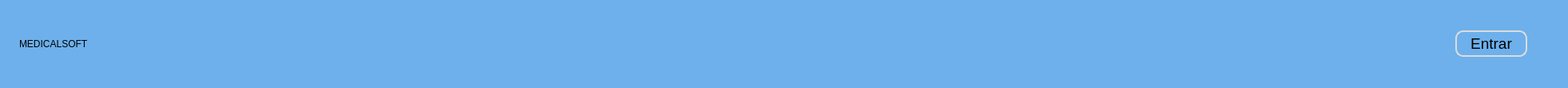
       <widget class="QFrame" name="frameSuperior">
        <property name="enabled">
         <bool>true</bool>
        </property>
        <property name="minimumSize">
         <size>
          <width>0</width>
          <height>110</height>
         </size>
        </property>
        <property name="autoFillBackground">
         <bool>false</bool>
        </property>
        <property name="styleSheet">
         <string notr="true">QFrame {
    background-color: rgb(109, 176, 236);  /* Cor de fundo da barra lateral */
    border-top-left-radius: 10px;  /* Borda superior esquerda */
    border-top-right-radius: 10px; /* Borda superior direita */
}
</string>
        </property>
        <property name="frameShape">
         <enum>QFrame::Shape::NoFrame</enum>
        </property>
        <property name="frameShadow">
         <enum>QFrame::Shadow::Raised</enum>
        </property>
        <layout class="QHBoxLayout" name="horizontalLayout_6">
         <item>
          <widget class="QLabel" name="logo">
           <property name="text">
            <string/>
           </property>
          </widget>
         </item>
         <item>
          <widget class="QLabel" name="nome_software">
           <property name="styleSheet">
            <string notr="true">color: rgb(0, 0, 0);</string>
           </property>
           <property name="text">
            <string>&lt;html&gt;
&lt;head&gt;
    &lt;style&gt;
        @import url('https://fonts.googleapis.com/css2?family=Poppins:wght@700&amp;display=swap');

        .brand-name {
            font-family: 'Poppins', sans-serif;
            font-size: 24pt;
            font-weight: bold;
            color: #000000; /* Azul mais escuro */
            letter-spacing: 2px;
            text-transform: uppercase;
        }
    &lt;/style&gt;
&lt;/head&gt;
&lt;body&gt;
    &lt;p class=&quot;brand-name&quot;&gt;MEDICALSOFT&lt;/p&gt;
&lt;/body&gt;
&lt;/html&gt;</string>
           </property>
          </widget>
         </item>
         <item>
          <spacer name="horizontalSpacer_33">
           <property name="orientation">
            <enum>Qt::Orientation::Horizontal</enum>
           </property>
           <property name="sizeHint" stdset="0">
            <size>
             <width>40</width>
             <height>20</height>
            </size>
           </property>
          </spacer>
         </item>
         <item>
          <spacer name="horizontalSpacer_58">
           <property name="orientation">
            <enum>Qt::Orientation::Horizontal</enum>
           </property>
           <property name="sizeHint" stdset="0">
            <size>
             <width>40</width>
             <height>20</height>
            </size>
           </property>
          </spacer>
         </item>
         <item>
          <spacer name="horizontalSpacer_60">
           <property name="orientation">
            <enum>Qt::Orientation::Horizontal</enum>
           </property>
           <property name="sizeHint" stdset="0">
            <size>
             <width>40</width>
             <height>20</height>
            </size>
           </property>
          </spacer>
         </item>
         <item>
          <spacer name="horizontalSpacer_61">
           <property name="orientation">
            <enum>Qt::Orientation::Horizontal</enum>
           </property>
           <property name="sizeHint" stdset="0">
            <size>
             <width>40</width>
             <height>20</height>
            </size>
           </property>
          </spacer>
         </item>
         <item>
          <spacer name="horizontalSpacer_62">
           <property name="orientation">
            <enum>Qt::Orientation::Horizontal</enum>
           </property>
           <property name="sizeHint" stdset="0">
            <size>
             <width>40</width>
             <height>20</height>
            </size>
           </property>
          </spacer>
         </item>
         <item>
          <spacer name="horizontalSpacer_63">
           <property name="orientation">
            <enum>Qt::Orientation::Horizontal</enum>
           </property>
           <property name="sizeHint" stdset="0">
            <size>
             <width>40</width>
             <height>20</height>
            </size>
           </property>
          </spacer>
         </item>
         <item>
          <spacer name="horizontalSpacer_64">
           <property name="orientation">
            <enum>Qt::Orientation::Horizontal</enum>
           </property>
           <property name="sizeHint" stdset="0">
            <size>
             <width>40</width>
             <height>20</height>
            </size>
           </property>
          </spacer>
         </item>
         <item>
          <spacer name="horizontalSpacer_68">
           <property name="orientation">
            <enum>Qt::Orientation::Horizontal</enum>
           </property>
           <property name="sizeHint" stdset="0">
            <size>
             <width>40</width>
             <height>20</height>
            </size>
           </property>
          </spacer>
         </item>
         <item>
          <spacer name="horizontalSpacer_67">
           <property name="orientation">
            <enum>Qt::Orientation::Horizontal</enum>
           </property>
           <property name="sizeHint" stdset="0">
            <size>
             <width>40</width>
             <height>20</height>
            </size>
           </property>
          </spacer>
         </item>
         <item>
          <spacer name="horizontalSpacer_69">
           <property name="orientation">
            <enum>Qt::Orientation::Horizontal</enum>
           </property>
           <property name="sizeHint" stdset="0">
            <size>
             <width>40</width>
             <height>20</height>
            </size>
           </property>
          </spacer>
         </item>
         <item>
          <spacer name="horizontalSpacer_59">
           <property name="orientation">
            <enum>Qt::Orientation::Horizontal</enum>
           </property>
           <property name="sizeHint" stdset="0">
            <size>
             <width>40</width>
             <height>20</height>
            </size>
           </property>
          </spacer>
         </item>
         <item>
          <spacer name="horizontalSpacer_70">
           <property name="orientation">
            <enum>Qt::Orientation::Horizontal</enum>
           </property>
           <property name="sizeHint" stdset="0">
            <size>
             <width>40</width>
             <height>20</height>
            </size>
           </property>
          </spacer>
         </item>
         <item>
          <spacer name="horizontalSpacer_65">
           <property name="orientation">
            <enum>Qt::Orientation::Horizontal</enum>
           </property>
           <property name="sizeHint" stdset="0">
            <size>
             <width>40</width>
             <height>20</height>
            </size>
           </property>
          </spacer>
         </item>
         <item>
          <spacer name="horizontalSpacer_71">
           <property name="orientation">
            <enum>Qt::Orientation::Horizontal</enum>
           </property>
           <property name="sizeHint" stdset="0">
            <size>
             <width>40</width>
             <height>20</height>
            </size>
           </property>
          </spacer>
         </item>
         <item>
          <spacer name="horizontalSpacer_66">
           <property name="orientation">
            <enum>Qt::Orientation::Horizontal</enum>
           </property>
           <property name="sizeHint" stdset="0">
            <size>
             <width>40</width>
             <height>20</height>
            </size>
           </property>
          </spacer>
         </item>
         <item>
          <spacer name="horizontalSpacer_72">
           <property name="orientation">
            <enum>Qt::Orientation::Horizontal</enum>
           </property>
           <property name="sizeHint" stdset="0">
            <size>
             <width>40</width>
             <height>20</height>
            </size>
           </property>
          </spacer>
         </item>
         <item>
          <spacer name="horizontalSpacer_32">
           <property name="orientation">
            <enum>Qt::Orientation::Horizontal</enum>
           </property>
           <property name="sizeHint" stdset="0">
            <size>
             <width>40</width>
             <height>20</height>
            </size>
           </property>
          </spacer>
         </item>
         <item>
          <spacer name="horizontalSpacer_73">
           <property name="orientation">
            <enum>Qt::Orientation::Horizontal</enum>
           </property>
           <property name="sizeHint" stdset="0">
            <size>
             <width>40</width>
             <height>20</height>
            </size>
           </property>
          </spacer>
         </item>
         <item>
          <spacer name="horizontalSpacer_34">
           <property name="orientation">
            <enum>Qt::Orientation::Horizontal</enum>
           </property>
           <property name="sizeHint" stdset="0">
            <size>
             <width>40</width>
             <height>20</height>
            </size>
           </property>
          </spacer>
         </item>
         <item>
          <spacer name="horizontalSpacer_74">
           <property name="orientation">
            <enum>Qt::Orientation::Horizontal</enum>
           </property>
           <property name="sizeHint" stdset="0">
            <size>
             <width>40</width>
             <height>20</height>
            </size>
           </property>
          </spacer>
         </item>
         <item>
          <spacer name="horizontalSpacer_31">
           <property name="orientation">
            <enum>Qt::Orientation::Horizontal</enum>
           </property>
           <property name="sizeHint" stdset="0">
            <size>
             <width>40</width>
             <height>20</height>
            </size>
           </property>
          </spacer>
         </item>
         <item>
          <spacer name="horizontalSpacer_30">
           <property name="orientation">
            <enum>Qt::Orientation::Horizontal</enum>
           </property>
           <property name="sizeHint" stdset="0">
            <size>
             <width>40</width>
             <height>20</height>
            </size>
           </property>
          </spacer>
         </item>
         <item>
          <spacer name="horizontalSpacer_76">
           <property name="orientation">
            <enum>Qt::Orientation::Horizontal</enum>
           </property>
           <property name="sizeHint" stdset="0">
            <size>
             <width>40</width>
             <height>20</height>
            </size>
           </property>
          </spacer>
         </item>
         <item>
          <spacer name="horizontalSpacer_75">
           <property name="orientation">
            <enum>Qt::Orientation::Horizontal</enum>
           </property>
           <property name="sizeHint" stdset="0">
            <size>
             <width>40</width>
             <height>20</height>
            </size>
           </property>
          </spacer>
         </item>
         <item>
          <spacer name="horizontalSpacer_29">
           <property name="orientation">
            <enum>Qt::Orientation::Horizontal</enum>
           </property>
           <property name="sizeHint" stdset="0">
            <size>
             <width>40</width>
             <height>20</height>
            </size>
           </property>
          </spacer>
         </item>
         <item>
          <spacer name="horizontalSpacer_78">
           <property name="orientation">
            <enum>Qt::Orientation::Horizontal</enum>
           </property>
           <property name="sizeHint" stdset="0">
            <size>
             <width>40</width>
             <height>20</height>
            </size>
           </property>
          </spacer>
         </item>
         <item>
          <spacer name="horizontalSpacer_77">
           <property name="orientation">
            <enum>Qt::Orientation::Horizontal</enum>
           </property>
           <property name="sizeHint" stdset="0">
            <size>
             <width>40</width>
             <height>20</height>
            </size>
           </property>
          </spacer>
         </item>
         <item>
          <spacer name="horizontalSpacer_10">
           <property name="orientation">
            <enum>Qt::Orientation::Horizontal</enum>
           </property>
           <property name="sizeHint" stdset="0">
            <size>
             <width>40</width>
             <height>20</height>
            </size>
           </property>
          </spacer>
         </item>
         <item>
          <spacer name="horizontalSpacer_9">
           <property name="orientation">
            <enum>Qt::Orientation::Horizontal</enum>
           </property>
           <property name="sizeHint" stdset="0">
            <size>
             <width>40</width>
             <height>20</height>
            </size>
           </property>
          </spacer>
         </item>
         <item>
          <spacer name="horizontalSpacer_8">
           <property name="orientation">
            <enum>Qt::Orientation::Horizontal</enum>
           </property>
           <property name="sizeHint" stdset="0">
            <size>
             <width>40</width>
             <height>20</height>
            </size>
           </property>
          </spacer>
         </item>
         <item>
          <spacer name="horizontalSpacer_6">
           <property name="orientation">
            <enum>Qt::Orientation::Horizontal</enum>
           </property>
           <property name="sizeHint" stdset="0">
            <size>
             <width>40</width>
             <height>20</height>
            </size>
           </property>
          </spacer>
         </item>
         <item>
          <spacer name="horizontalSpacer_16">
           <property name="orientation">
            <enum>Qt::Orientation::Horizontal</enum>
           </property>
           <property name="sizeHint" stdset="0">
            <size>
             <width>40</width>
             <height>20</height>
            </size>
           </property>
          </spacer>
         </item>
         <item>
          <spacer name="horizontalSpacer_20">
           <property name="orientation">
            <enum>Qt::Orientation::Horizontal</enum>
           </property>
           <property name="sizeHint" stdset="0">
            <size>
             <width>40</width>
             <height>20</height>
            </size>
           </property>
          </spacer>
         </item>
         <item>
          <spacer name="horizontalSpacer_21">
           <property name="orientation">
            <enum>Qt::Orientation::Horizontal</enum>
           </property>
           <property name="sizeHint" stdset="0">
            <size>
             <width>40</width>
             <height>20</height>
            </size>
           </property>
          </spacer>
         </item>
         <item>
          <spacer name="horizontalSpacer_22">
           <property name="orientation">
            <enum>Qt::Orientation::Horizontal</enum>
           </property>
           <property name="sizeHint" stdset="0">
            <size>
             <width>40</width>
             <height>20</height>
            </size>
           </property>
          </spacer>
         </item>
         <item>
          <spacer name="horizontalSpacer_23">
           <property name="orientation">
            <enum>Qt::Orientation::Horizontal</enum>
           </property>
           <property name="sizeHint" stdset="0">
            <size>
             <width>40</width>
             <height>20</height>
            </size>
           </property>
          </spacer>
         </item>
         <item>
          <spacer name="horizontalSpacer_28">
           <property name="orientation">
            <enum>Qt::Orientation::Horizontal</enum>
           </property>
           <property name="sizeHint" stdset="0">
            <size>
             <width>40</width>
             <height>20</height>
            </size>
           </property>
          </spacer>
         </item>
         <item>
          <spacer name="horizontalSpacer_25">
           <property name="orientation">
            <enum>Qt::Orientation::Horizontal</enum>
           </property>
           <property name="sizeHint" stdset="0">
            <size>
             <width>40</width>
             <height>20</height>
            </size>
           </property>
          </spacer>
         </item>
         <item>
          <spacer name="horizontalSpacer_26">
           <property name="orientation">
            <enum>Qt::Orientation::Horizontal</enum>
           </property>
           <property name="sizeHint" stdset="0">
            <size>
             <width>40</width>
             <height>20</height>
            </size>
           </property>
          </spacer>
         </item>
         <item>
          <spacer name="horizontalSpacer_14">
           <property name="orientation">
            <enum>Qt::Orientation::Horizontal</enum>
           </property>
           <property name="sizeHint" stdset="0">
            <size>
             <width>40</width>
             <height>20</height>
            </size>
           </property>
          </spacer>
         </item>
         <item>
          <spacer name="horizontalSpacer_24">
           <property name="orientation">
            <enum>Qt::Orientation::Horizontal</enum>
           </property>
           <property name="sizeHint" stdset="0">
            <size>
             <width>40</width>
             <height>20</height>
            </size>
           </property>
          </spacer>
         </item>
         <item>
          <widget class="QLabel" name="txtUsuario">
           <property name="font">
            <font>
             <pointsize>14</pointsize>
            </font>
           </property>
           <property name="text">
            <string>&lt;html&gt;&lt;head/&gt;&lt;body&gt;&lt;p&gt;&lt;br/&gt;&lt;/p&gt;&lt;/body&gt;&lt;/html&gt;</string>
           </property>
          </widget>
         </item>
         <item>
          <widget class="QLabel" name="txtCargo">
           <property name="text">
            <string>&lt;html&gt;&lt;head/&gt;&lt;body&gt;&lt;p&gt;&lt;br/&gt;&lt;/p&gt;&lt;/body&gt;&lt;/html&gt;</string>
           </property>
          </widget>
         </item>
         <item>
          <widget class="QLabel" name="iconPerfil">
           <property name="text">
            <string>&lt;html&gt;&lt;head/&gt;&lt;body&gt;&lt;p&gt;&lt;br/&gt;&lt;/p&gt;&lt;/body&gt;&lt;/html&gt;</string>
           </property>
           <property name="scaledContents">
            <bool>false</bool>
           </property>
          </widget>
         </item>
         <item>
          <widget class="QLabel" name="txtClinica">
           <property name="font">
            <font>
             <pointsize>14</pointsize>
            </font>
           </property>
           <property name="styleSheet">
            <string notr="true"/>
           </property>
           <property name="text">
            <string>&lt;html&gt;&lt;head/&gt;&lt;body&gt;&lt;p&gt;&lt;br/&gt;&lt;/p&gt;&lt;/body&gt;&lt;/html&gt;</string>
           </property>
          </widget>
         </item>
         <item>
          <spacer name="horizontalSpacer_5">
           <property name="orientation">
            <enum>Qt::Orientation::Horizontal</enum>
           </property>
           <property name="sizeHint" stdset="0">
            <size>
             <width>40</width>
             <height>20</height>
            </size>
           </property>
          </spacer>
         </item>
         <item>
          <widget class="QPushButton" name="btnEntrar">
           <property name="sizePolicy">
            <sizepolicy hsizetype="Expanding" vsizetype="Fixed">
             <horstretch>0</horstretch>
             <verstretch>0</verstretch>
            </sizepolicy>
           </property>
           <property name="minimumSize">
            <size>
             <width>90</width>
             <height>33</height>
            </size>
           </property>
           <property name="font">
            <font>
             <pointsize>14</pointsize>
            </font>
           </property>
           <property name="styleSheet">
            <string notr="true">QPushButton {
            background-color: #6db0ec; 
            color: #000000; 
            border: 2px solid #dcdcdc; 
            border-radius: 10px; 
        }
        QPushButton:hover {
           background-color: #dcdcdc;  
        }</string>
           </property>
           <property name="text">
            <string>Entrar</string>
           </property>
          </widget>
         </item>
         <item>
          <spacer name="horizontalSpacer_12">
           <property name="orientation">
            <enum>Qt::Orientation::Horizontal</enum>
           </property>
           <property name="sizeHint" stdset="0">
            <size>
             <width>40</width>
             <height>20</height>
            </size>
           </property>
          </spacer>
         </item>
        </layout>
       </widget>
